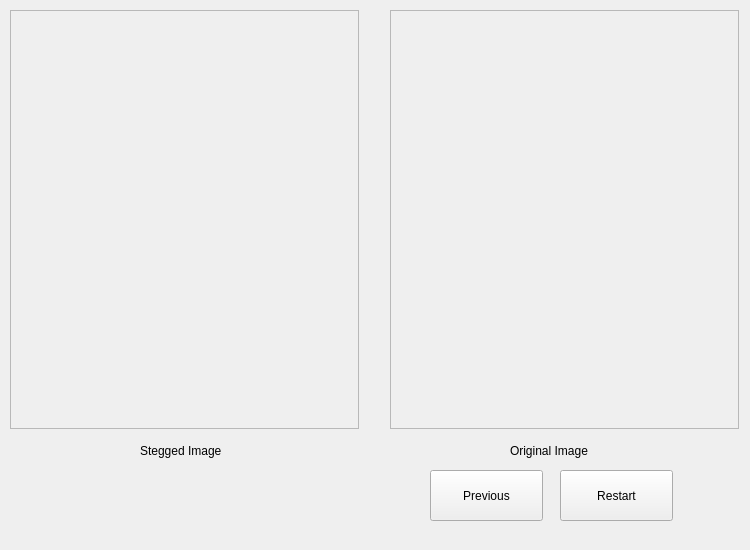
<?xml version="1.0" encoding="UTF-8"?>
<ui version="4.0">
 <class>Form</class>
 <widget class="QWidget" name="Form">
  <property name="geometry">
   <rect>
    <x>0</x>
    <y>0</y>
    <width>750</width>
    <height>550</height>
   </rect>
  </property>
  <property name="windowTitle">
   <string>Form</string>
  </property>
  <widget class="QLabel" name="label_4">
   <property name="geometry">
    <rect>
     <x>510</x>
     <y>430</y>
     <width>181</width>
     <height>41</height>
    </rect>
   </property>
   <property name="text">
    <string>Original Image</string>
   </property>
  </widget>
  <widget class="QPushButton" name="mainMenuButton">
   <property name="geometry">
    <rect>
     <x>560</x>
     <y>470</y>
     <width>113</width>
     <height>51</height>
    </rect>
   </property>
   <property name="text">
    <string>Restart</string>
   </property>
  </widget>
  <widget class="QPushButton" name="previousButton">
   <property name="geometry">
    <rect>
     <x>430</x>
     <y>470</y>
     <width>113</width>
     <height>51</height>
    </rect>
   </property>
   <property name="text">
    <string>Previous</string>
   </property>
  </widget>
  <widget class="QLabel" name="label_3">
   <property name="geometry">
    <rect>
     <x>140</x>
     <y>430</y>
     <width>181</width>
     <height>41</height>
    </rect>
   </property>
   <property name="text">
    <string>Stegged Image</string>
   </property>
  </widget>
  <widget class="QScrollArea" name="steggedImageScrollArea">
   <property name="geometry">
    <rect>
     <x>10</x>
     <y>10</y>
     <width>349</width>
     <height>419</height>
    </rect>
   </property>
   <property name="widgetResizable">
    <bool>true</bool>
   </property>
   <widget class="QWidget" name="scrollAreaWidgetContents">
    <property name="geometry">
     <rect>
      <x>0</x>
      <y>0</y>
      <width>347</width>
      <height>417</height>
     </rect>
    </property>
    <layout class="QGridLayout" name="gridLayout_3">
     <item row="0" column="0">
      <widget class="QLabel" name="steggedImageLabel">
       <property name="text">
        <string>&lt;html&gt;&lt;head/&gt;&lt;body&gt;&lt;p&gt;&lt;img src=&quot;:/translation_images/hieroglyphics.jpg&quot;/&gt;&lt;/p&gt;&lt;/body&gt;&lt;/html&gt;</string>
       </property>
      </widget>
     </item>
    </layout>
   </widget>
  </widget>
  <widget class="QScrollArea" name="originalImageScrollArea">
   <property name="geometry">
    <rect>
     <x>390</x>
     <y>10</y>
     <width>349</width>
     <height>419</height>
    </rect>
   </property>
   <property name="widgetResizable">
    <bool>true</bool>
   </property>
   <widget class="QWidget" name="scrollAreaWidgetContents_2">
    <property name="geometry">
     <rect>
      <x>0</x>
      <y>0</y>
      <width>347</width>
      <height>417</height>
     </rect>
    </property>
    <layout class="QGridLayout" name="gridLayout_4">
     <item row="0" column="0">
      <widget class="QLabel" name="originalImageLabel">
       <property name="text">
        <string>&lt;html&gt;&lt;head/&gt;&lt;body&gt;&lt;p&gt;&lt;img src=&quot;:/translation_images/hieroglyphics.jpg&quot;/&gt;&lt;/p&gt;&lt;/body&gt;&lt;/html&gt;</string>
       </property>
      </widget>
     </item>
    </layout>
   </widget>
  </widget>
 </widget>
 <resources/>
 <connections/>
</ui>
